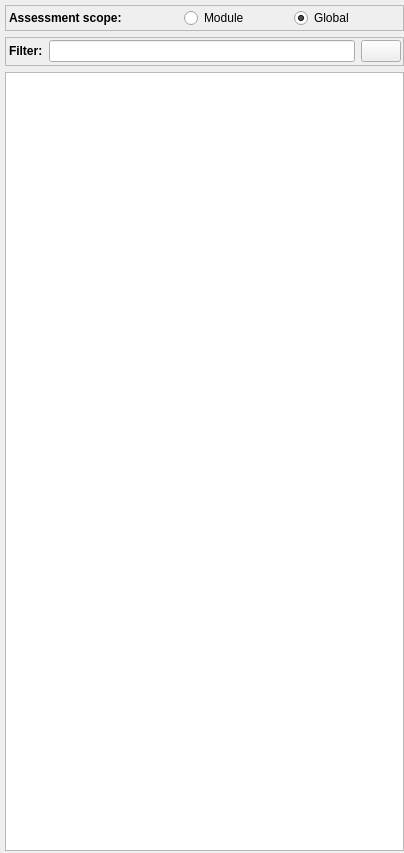
<?xml version="1.0" encoding="UTF-8"?>
<ui version="4.0">
 <class>PipeLineDock</class>
 <widget class="QDockWidget" name="PipeLineDock">
  <property name="geometry">
   <rect>
    <x>0</x>
    <y>0</y>
    <width>404</width>
    <height>853</height>
   </rect>
  </property>
  <property name="minimumSize">
   <size>
    <width>404</width>
    <height>299</height>
   </size>
  </property>
  <property name="features">
   <set>QDockWidget::DockWidgetFeature::DockWidgetClosable|QDockWidget::DockWidgetFeature::DockWidgetMovable</set>
  </property>
  <property name="allowedAreas">
   <set>Qt::DockWidgetArea::LeftDockWidgetArea</set>
  </property>
  <property name="windowTitle">
   <string>Pipeline</string>
  </property>
  <widget class="QWidget" name="dockWidgetContents">
   <property name="sizePolicy">
    <sizepolicy hsizetype="MinimumExpanding" vsizetype="Expanding">
     <horstretch>0</horstretch>
     <verstretch>0</verstretch>
    </sizepolicy>
   </property>
   <property name="minimumSize">
    <size>
     <width>400</width>
     <height>0</height>
    </size>
   </property>
   <layout class="QVBoxLayout" name="verticalLayout">
    <property name="leftMargin">
     <number>5</number>
    </property>
    <property name="topMargin">
     <number>5</number>
    </property>
    <property name="rightMargin">
     <number>0</number>
    </property>
    <property name="bottomMargin">
     <number>2</number>
    </property>
    <item>
     <widget class="QFrame" name="scopeFrame">
      <property name="sizePolicy">
       <sizepolicy hsizetype="Preferred" vsizetype="Fixed">
        <horstretch>0</horstretch>
        <verstretch>0</verstretch>
       </sizepolicy>
      </property>
      <property name="maximumSize">
       <size>
        <width>16777215</width>
        <height>16777215</height>
       </size>
      </property>
      <property name="frameShape">
       <enum>QFrame::Shape::StyledPanel</enum>
      </property>
      <layout class="QHBoxLayout" name="horizontalLayout">
       <property name="spacing">
        <number>0</number>
       </property>
       <property name="sizeConstraint">
        <enum>QLayout::SizeConstraint::SetDefaultConstraint</enum>
       </property>
       <property name="leftMargin">
        <number>3</number>
       </property>
       <property name="topMargin">
        <number>2</number>
       </property>
       <property name="rightMargin">
        <number>0</number>
       </property>
       <property name="bottomMargin">
        <number>2</number>
       </property>
       <item>
        <widget class="QLabel" name="scopeLabel">
         <property name="sizePolicy">
          <sizepolicy hsizetype="Preferred" vsizetype="Fixed">
           <horstretch>0</horstretch>
           <verstretch>0</verstretch>
          </sizepolicy>
         </property>
         <property name="minimumSize">
          <size>
           <width>175</width>
           <height>0</height>
          </size>
         </property>
         <property name="font">
          <font>
           <bold>true</bold>
          </font>
         </property>
         <property name="text">
          <string>Assessment scope:</string>
         </property>
        </widget>
       </item>
       <item>
        <widget class="QRadioButton" name="localRadioButton">
         <property name="sizePolicy">
          <sizepolicy hsizetype="Minimum" vsizetype="Fixed">
           <horstretch>0</horstretch>
           <verstretch>0</verstretch>
          </sizepolicy>
         </property>
         <property name="minimumSize">
          <size>
           <width>110</width>
           <height>0</height>
          </size>
         </property>
         <property name="text">
          <string>Module</string>
         </property>
         <property name="checked">
          <bool>false</bool>
         </property>
         <attribute name="buttonGroup">
          <string notr="true">scopeButtonGroup</string>
         </attribute>
        </widget>
       </item>
       <item>
        <widget class="QRadioButton" name="globalRadioButton">
         <property name="sizePolicy">
          <sizepolicy hsizetype="Minimum" vsizetype="Fixed">
           <horstretch>0</horstretch>
           <verstretch>0</verstretch>
          </sizepolicy>
         </property>
         <property name="text">
          <string>Global</string>
         </property>
         <property name="checked">
          <bool>true</bool>
         </property>
         <attribute name="buttonGroup">
          <string notr="true">scopeButtonGroup</string>
         </attribute>
        </widget>
       </item>
       <item>
        <spacer name="horizontalSpacer">
         <property name="orientation">
          <enum>Qt::Orientation::Horizontal</enum>
         </property>
         <property name="sizeHint" stdset="0">
          <size>
           <width>40</width>
           <height>20</height>
          </size>
         </property>
        </spacer>
       </item>
      </layout>
     </widget>
    </item>
    <item>
     <widget class="QFrame" name="filterFrame">
      <property name="frameShape">
       <enum>QFrame::Shape::StyledPanel</enum>
      </property>
      <property name="frameShadow">
       <enum>QFrame::Shadow::Plain</enum>
      </property>
      <layout class="QHBoxLayout" name="horizontalLayout_2">
       <property name="leftMargin">
        <number>3</number>
       </property>
       <property name="topMargin">
        <number>2</number>
       </property>
       <property name="rightMargin">
        <number>2</number>
       </property>
       <property name="bottomMargin">
        <number>3</number>
       </property>
       <item>
        <widget class="QLabel" name="filterLabel">
         <property name="font">
          <font>
           <bold>true</bold>
          </font>
         </property>
         <property name="text">
          <string>Filter:</string>
         </property>
        </widget>
       </item>
       <item>
        <widget class="QLineEdit" name="filterLineEdit"/>
       </item>
       <item>
        <widget class="QPushButton" name="clearButton">
         <property name="toolTip">
          <string>Clear filter</string>
         </property>
         <property name="text">
          <string/>
         </property>
         <property name="icon">
          <iconset resource="../resources_pipeline.qrc">
           <normaloff>:/icons/icons/button_cancel-128.png</normaloff>:/icons/icons/button_cancel-128.png</iconset>
         </property>
        </widget>
       </item>
      </layout>
     </widget>
    </item>
    <item>
     <widget class="QTreeView" name="treeView">
      <property name="sizePolicy">
       <sizepolicy hsizetype="Expanding" vsizetype="Expanding">
        <horstretch>0</horstretch>
        <verstretch>0</verstretch>
       </sizepolicy>
      </property>
      <property name="contextMenuPolicy">
       <enum>Qt::ContextMenuPolicy::CustomContextMenu</enum>
      </property>
     </widget>
    </item>
   </layout>
  </widget>
 </widget>
 <resources>
  <include location="../resources_pipeline.qrc"/>
 </resources>
 <connections/>
 <buttongroups>
  <buttongroup name="scopeButtonGroup"/>
 </buttongroups>
</ui>
